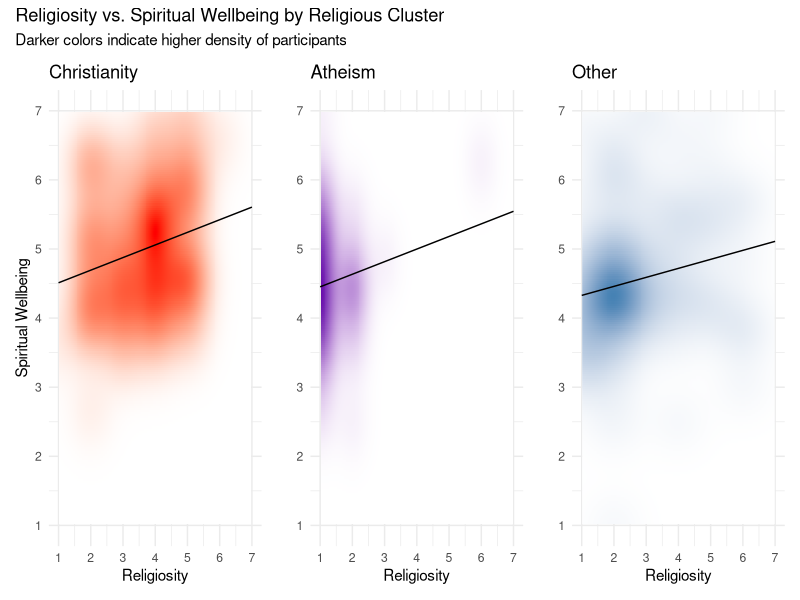
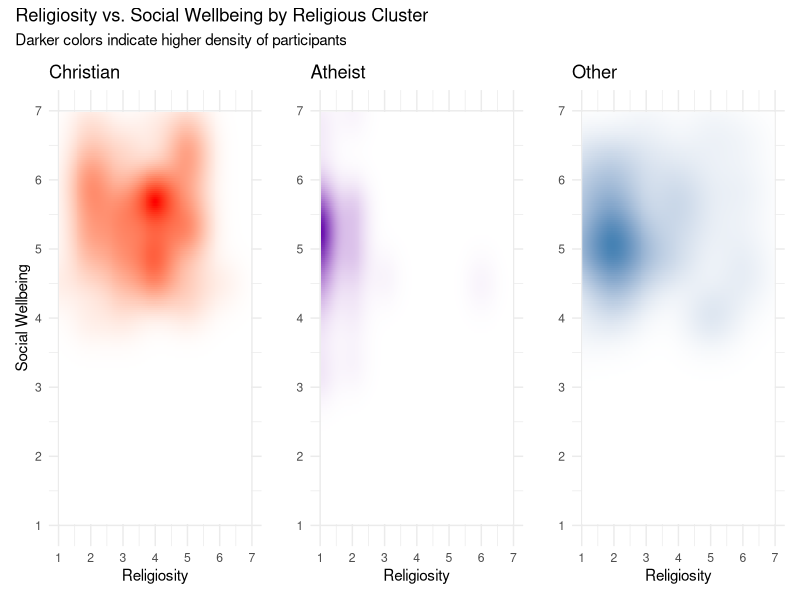
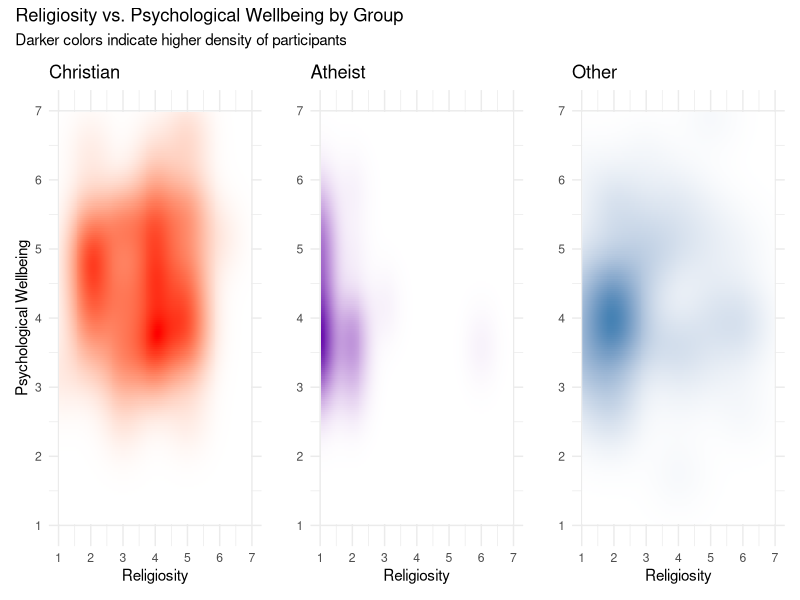

Write R code to recreate these figures, in order. (Note: this script raises an error after producing the figures.)
read.csv("Data/new_complete_data - Sheet1.csv")
# Read the file, Data/ to access it in the folder
myData <- read.csv("Data/new_complete_data - Sheet1.csv", header = TRUE)
# Assign File to something, header true needed to count first row as header not data

library(dplyr)
library(ggplot2)
library(patchwork)
library(tidyverse)
#packages installed for this i might miss a few but ggplot for visualization tidyverse for data cleaning & patchwork to combine graphs

#Data prep
myData_cleaned <- myData %>%
  mutate(Religion_Cluster = case_when(
    Demographics_relig == "1" ~ "Christian",
    Demographics_relig == "6" ~ "Atheist",
    TRUE ~ "Other" 
  )) %>%
  filter(!is.na(Demographics_rlgsty), !is.na(Total_Spirit_Wellbeing))
#Cluster groups due to small group sizes & change data class to workable format

#Plot 1: Christianity (Red)
p1 <- ggplot(filter(myData_cleaned, Religion_Cluster == "Christian"), 
             aes(x = Demographics_rlgsty, y = Total_Spirit_Wellbeing)) +
  stat_density_2d(aes(fill = after_stat(density)), geom = "raster", contour = FALSE, n = 200) +
  geom_smooth(method = "lm", linewidth = 0.5, color = "black", 
              se = FALSE, fullrange = TRUE, na.rm = TRUE) +
  scale_fill_gradient(low = "white", high = "#FF0000") +
  scale_x_continuous(limits = c(1, 7), breaks = 1:7) +
  scale_y_continuous(limits = c(1, 7), breaks = 1:7) +
  labs(title = "Christianity", x = "Religiosity", y = "Spiritual Wellbeing") +
  theme_minimal() + theme(legend.position = "none")
#ggplot for visualization, stat density for heatmap function, geom smooth for matrix smoothing, everything else aesthetics

#Plot 2: Atheism (Purple)
p2 <- ggplot(filter(myData_cleaned, Religion_Cluster == "Atheist"), 
             aes(x = Demographics_rlgsty, y = Total_Spirit_Wellbeing)) +
  stat_density_2d(aes(fill = after_stat(density)), geom = "raster", contour = FALSE, n = 200) +
  geom_smooth(method = "lm", color = "black", linewidth = 0.5, 
              se = FALSE, fullrange = TRUE, na.rm = TRUE) +
  scale_fill_gradient(low = "white",high = "#6A0DAD") + # Purple
  scale_x_continuous(limits = c(1, 7), breaks = 1:7) +
  scale_y_continuous(limits = c(1, 7), breaks = 1:7) +
  labs(title = "Atheism", x = "Religiosity", y = "") +
  theme_minimal() + theme(legend.position = "none")
#Same format as p1 above

#Plot 3: Other (Blue)
p3 <- ggplot(filter(myData_cleaned, Religion_Cluster == "Other"), 
             aes(x = Demographics_rlgsty, y = Total_Spirit_Wellbeing)) +
  stat_density_2d(aes(fill = after_stat(density)), geom = "raster", contour = FALSE, n = 200) +
  geom_smooth(method = "lm", color = "black", linewidth = 0.5, 
              se = FALSE, fullrange = TRUE, na.rm = TRUE) +
  scale_fill_gradient(low = "white", high = "steelblue") + 
  scale_x_continuous(limits = c(1, 7), breaks = 1:7) +
  scale_y_continuous(limits = c(1, 7), breaks = 1:7) +
  labs(title = "Other", x = "Religiosity", y = "") +
  theme_minimal() + theme(legend.position = "none")

# 3. Combine them w/ patchwork
(p1 | p2 | p3) + 
  plot_annotation(
    title = "Religiosity vs. Spiritual Wellbeing by Religious Cluster",
    subtitle = "Darker colors indicate higher density of participants"
  )





#Set 2 for Social wellbeing - not finished trendlines need to be added can be copied from complete code above
p4 <- ggplot(filter(myData_cleaned, Religion_Cluster == "Christian"), 
             aes(x = Demographics_rlgsty, y = Total_Social_Wellbeing)) +
  stat_density_2d(aes(fill = after_stat(density)), geom = "raster", contour = FALSE, n = 200) +
  scale_fill_gradient(low = "white", high = "#FF0000") + # Red
  scale_x_continuous(limits = c(1, 7), breaks = 1:7) +
  scale_y_continuous(limits = c(1, 7), breaks = 1:7) +
  labs(title = "Christian", x = "Religiosity", y = "Social Wellbeing") +
  theme_minimal() + theme(legend.position = "none")

# Plot 2: Atheist (Purple)
p5 <- ggplot(filter(myData_cleaned, Religion_Cluster == "Atheist"), 
             aes(x = Demographics_rlgsty, y = Total_Social_Wellbeing)) +
  stat_density_2d(aes(fill = after_stat(density)), geom = "raster", contour = FALSE, n = 200) +
  scale_fill_gradient(low = "white", high = "#6A0DAD") + # Purple
  scale_x_continuous(limits = c(1, 7), breaks = 1:7) +
  scale_y_continuous(limits = c(1, 7), breaks = 1:7) +
  labs(title = "Atheist", x = "Religiosity", y = "") +
  theme_minimal() + theme(legend.position = "none")

# Plot 3: Other (Blue)
p6 <- ggplot(filter(myData_cleaned, Religion_Cluster == "Other"), 
             aes(x = Demographics_rlgsty, y = Total_Social_Wellbeing)) +
  stat_density_2d(aes(fill = after_stat(density)), geom = "raster", contour = FALSE, n = 200) +
  scale_fill_gradient(low = "white", high = "steelblue") + 
  scale_x_continuous(limits = c(1, 7), breaks = 1:7) +
  scale_y_continuous(limits = c(1, 7), breaks = 1:7) +
  labs(title = "Other", x = "Religiosity", y = "") +
  theme_minimal() + theme(legend.position = "none")

# 3. Combine them w/ patchwork
(p4 | p5 | p6) + 
  plot_annotation(
    title = "Religiosity vs. Social Wellbeing by Religious Cluster",
    subtitle = "Darker colors indicate higher density of participants"
  )




#Also needs to be finished set 3 for psych wellbeing
p7 <- ggplot(filter(myData_cleaned, Religion_Cluster == "Christian"), 
             aes(x = Demographics_rlgsty, y = Total_Psych_Wellbeing)) +
  stat_density_2d(aes(fill = after_stat(density)), geom = "raster", contour = FALSE, n = 200) +
  scale_fill_gradient(low = "white", high = "#FF0000") + # Red
  scale_x_continuous(limits = c(1, 7), breaks = 1:7) +
  scale_y_continuous(limits = c(1, 7), breaks = 1:7) +
  labs(title = "Christian", x = "Religiosity", y = "Psychological Wellbeing") +
  theme_minimal() + theme(legend.position = "none")

# Plot 2: Atheist (Purple Scale)
p8 <- ggplot(filter(myData_cleaned, Religion_Cluster == "Atheist"), 
             aes(x = Demographics_rlgsty, y = Total_Psych_Wellbeing)) +
  stat_density_2d(aes(fill = after_stat(density)), geom = "raster", contour = FALSE, n = 200) +
  scale_fill_gradient(low = "white", high = "#6A0DAD") + # Purple
  scale_x_continuous(limits = c(1, 7), breaks = 1:7) +
  scale_y_continuous(limits = c(1, 7), breaks = 1:7) +
  labs(title = "Atheist", x = "Religiosity", y = "") + # Removed Y label for middle plot
  theme_minimal() + theme(legend.position = "none")

# Plot 3: Other (Blue/Steel Scale)
p9 <- ggplot(filter(myData_cleaned, Religion_Cluster == "Other"), 
             aes(x = Demographics_rlgsty, y = Total_Psych_Wellbeing)) +
  stat_density_2d(aes(fill = after_stat(density)), geom = "raster", contour = FALSE, n = 200) +
  scale_fill_gradient(low = "white", high = "steelblue") + 
  scale_x_continuous(limits = c(1, 7), breaks = 1:7) +
  scale_y_continuous(limits = c(1, 7), breaks = 1:7) +
  labs(title = "Other", x = "Religiosity", y = "") + # Removed Y label for clean look
  theme_minimal() + theme(legend.position = "none")

# 3. Combine them using patchwork
(p7 | p8 | p9) + 
  plot_annotation(
    title = "Religiosity vs. Psychological Wellbeing by Group",
    subtitle = "Darker colors indicate higher density of participants"
  )





  

#Heat map by class
p1 <- ggplot(filter(myData_density_compare, Religion_Cluster == "Christian"), 
             aes(x = Demographics_rlgsty, y = Total_Spirit_Wellbeing)) +
  stat_density_2d(data = filter(myData_density_compare, Religion_Cluster == "Christian", Year_Group == "Upperclassmen"),
                  aes(fill = after_stat(count)), geom = "raster", contour = FALSE, 
                  n = 200, na.rm = TRUE, show.legend = FALSE,
                  lims = c(1, 7, 1, 7)) +
  scale_fill_gradient(low = "white", high = "#E69F00") + 
  
#Underclassmen
  stat_density_2d(data = filter(myData_density_compare, Religion_Cluster == "Christian", Year_Group == "Underclassmen"),
                  aes(alpha = after_stat(count)), fill = "#56B4E9", geom = "raster", contour = FALSE, 
                  n = 200, na.rm = TRUE, show.legend = FALSE,
                  lims = c(1, 7, 1, 7)) +
  scale_alpha_continuous(range = c(0, 0.5)) + 
  
#Trendlines
  geom_smooth(data = filter(myData_density_compare, Religion_Cluster == "Christian", Year_Group == "Upperclassmen"),
              method = "lm", color = "black", linewidth = 0.7, se = FALSE, fullrange = TRUE, na.rm = TRUE) +
  geom_smooth(data = filter(myData_density_compare, Religion_Cluster == "Christian", Year_Group == "Underclassmen"),
              method = "lm", color = "black", linewidth = 0.4, linetype = "dashed", se = FALSE, fullrange = TRUE, na.rm = TRUE) +
  
#Legend
  annotate("segment", x = 1.2, xend = 1.7, y = 6.8, yend = 6.8, color = "black", linewidth = 0.8) +
  annotate("text", x = 1.8, y = 6.8, label = "Upperclassmen (n = 243)", hjust = 0, size = 3.5, fontface = "italic") +
  annotate("segment", x = 1.2, xend = 1.7, y = 6.4, yend = 6.4, color = "black", linewidth = 0.6, linetype = "dashed") +
  annotate("text", x = 1.8, y = 6.4, label = "Underclassmen (n = 88)", hjust = 0, size = 3.5, fontface = "italic") +
  labs(title = "Christian Participants", 
       subtitle = "Proportional density: Red (N=243) vs Blue (N=88)",
       x = "Religiosity Score (1-7)", y = "Spiritual Wellbeing Score (1-7)") +
  theme_minimal() +
  theme(plot.title = element_text(face = "bold", size = 14), 
        legend.position = "none",
        panel.grid.minor = element_blank()) # Cleans up the background grid
p1
